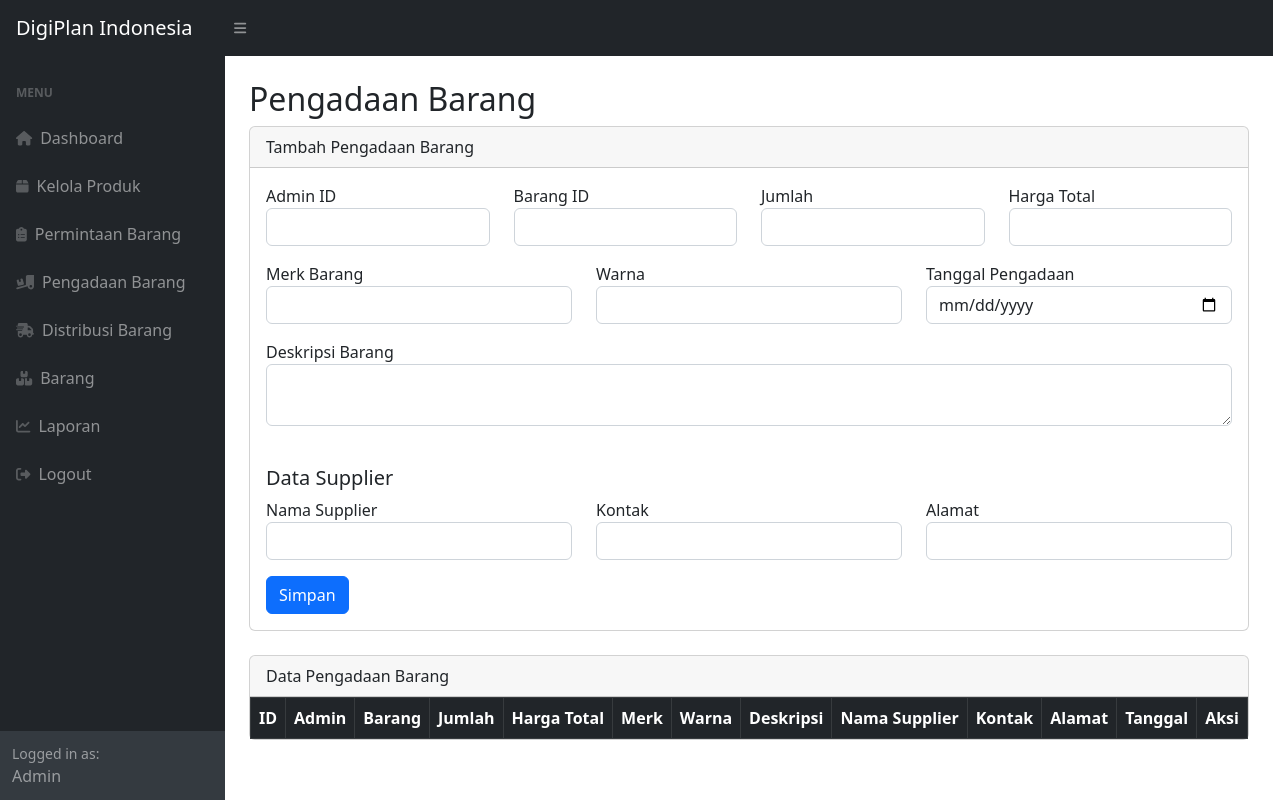
Page /pengadaan_barang_admin.php (signed in) on the earlier database version.
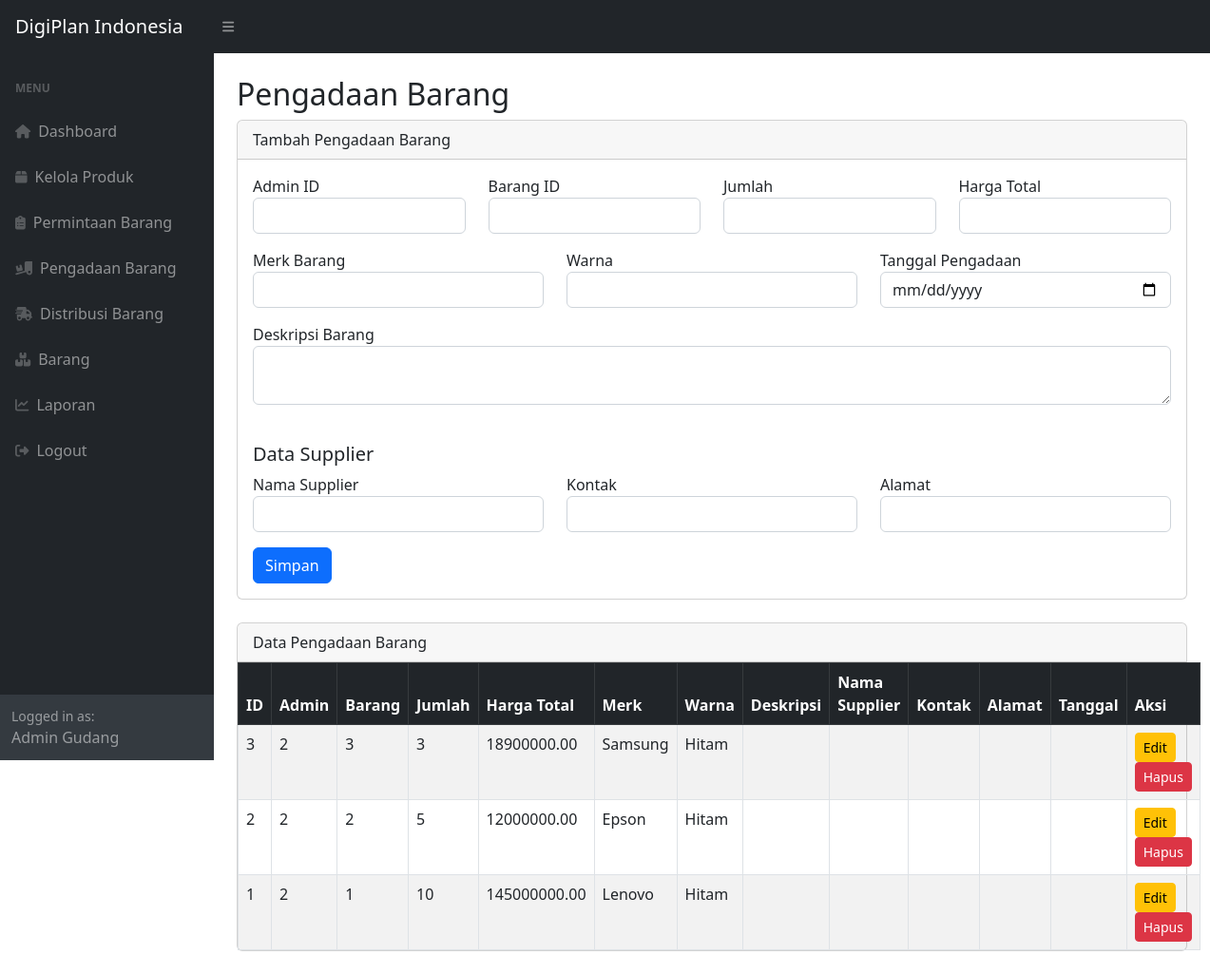
Same page on the later database version.
### tables this page shows
CREATE TABLE pengadaan_barang (
  id INT AUTO_INCREMENT PRIMARY KEY,
  kode_pengadaan VARCHAR(50) UNIQUE,
  permintaan_id INT,
  admin_id INT,
  barang_id INT,
  nama_barang VARCHAR(100),
  merk VARCHAR(100),
  warna VARCHAR(100),
  jumlah INT,
  supplier VARCHAR(150),
  kontak_supplier VARCHAR(100),
  alamat_supplier VARCHAR(255),
  harga_satuan DECIMAL(15,2),
  harga_total DECIMAL(15,2),
  status_pengadaan ENUM('diproses','selesai','dibatalkan'),
  tanggal_pengadaan DATE,
  created_at TIMESTAMP DEFAULT CURRENT_TIMESTAMP,
  FOREIGN KEY (permintaan_id) REFERENCES permintaan_barang(id),
  FOREIGN KEY (admin_id) REFERENCES users(id),
  FOREIGN KEY (barang_id) REFERENCES barang(id)
);

### pengadaan_barang_admin.php (the view, shortened to what the changed rows need)
<?php
require 'include/conn.php';
?>
<!DOCTYPE html>
<html lang="en">
<head>
    <link href="css/styles.css" rel="stylesheet" />
</head>
<body class="sb-nav-fixed">
<div id="layoutSidenav">
    <div id="layoutSidenav_nav">
        <nav class="sb-sidenav accordion sb-sidenav-dark">
            <div class="sb-sidenav-menu">
                <div class="nav">
                </div>
            </div>
            <div class="sb-sidenav-footer">
                <div class="small">Logged in as:</div>
                <?= htmlspecialchars($_SESSION['name']); ?>
            </div>
        </nav>
    </div>
    <div id="layoutSidenav_content">
        <main class="container-fluid px-4">
            <h2 class="mt-4">Pengadaan Barang</h2>
            <div class="card mb-4">
                <div class="card-body p-0">
                    <table class="table table-striped table-bordered m-0">
                        <thead class="table-dark">
                            <tr>
                                <th>ID</th>
                                <th>Admin</th>
                                <th>Barang</th>
                                <th>Jumlah</th>
                                <th>Harga Total</th>
                                <th>Merk</th>
                                <th>Warna</th>
                                <th>Deskripsi</th>
                                <th>Nama Supplier</th>
                                <th>Kontak</th>
                                <th>Alamat</th>
                                <th>Tanggal</th>
                                <th>Aksi</th>
                            </tr>
                        </thead>
                              <tbody>
                        <?php
                        $data = mysqli_query($conn, "SELECT * FROM pengadaan_barang ORDER BY id DESC");
                        while ($row = mysqli_fetch_assoc($data)) {
                            $id = $row['id'];
                        ?>
                            <tr>
                                <td><?= $row['id']; ?></td>
                                <td><?= $row['admin_id']; ?></td>
                                <td><?= $row['barang_id']; ?></td>
                                <td><?= $row['jumlah']; ?></td>
                                <td><?= $row['harga_total']; ?></td>
                                <td><?= $row['merk']; ?></td>
                                <td><?= $row['warna']; ?></td>
                                <td><?= $row['deskripsi_barang']; ?></td>
                                <td><?= $row['nama']; ?></td>
                                <td><?= $row['kontak']; ?></td>
                                <td><?= $row['alamat']; ?></td>
                                <td><?= $row['tanggal']; ?></td>
                                <td>
                                    <button class="btn btn-warning btn-sm" data-bs-toggle="modal" data-bs-target="#edit<?= $id ?>">Edit</button>
                                    <button class="btn btn-danger btn-sm" data-bs-toggle="modal" data-bs-target="#hapus<?= $id ?>">Hapus</button>
                                </td>
                            </tr>
                        <?php } ?>
                        </tbody>
                    </table>
                </div>
            </div>
        </main>
    </div>
</div>

Differences in the rows shown:
added pengadaan_barang: id "3", admin "2", barang "3", jumlah "3", harga_total "18900000.00", merk "Samsung", warna "Hitam"
added pengadaan_barang: id "2", admin "2", barang "2", jumlah "5", harga_total "12000000.00", merk "Epson", warna "Hitam"
added pengadaan_barang: id "1", admin "2", barang "1", jumlah "10", harga_total "145000000.00", merk "Lenovo", warna "Hitam"
Other differences:
$_SESSION['name']: "Admin" → "Admin Gudang"
